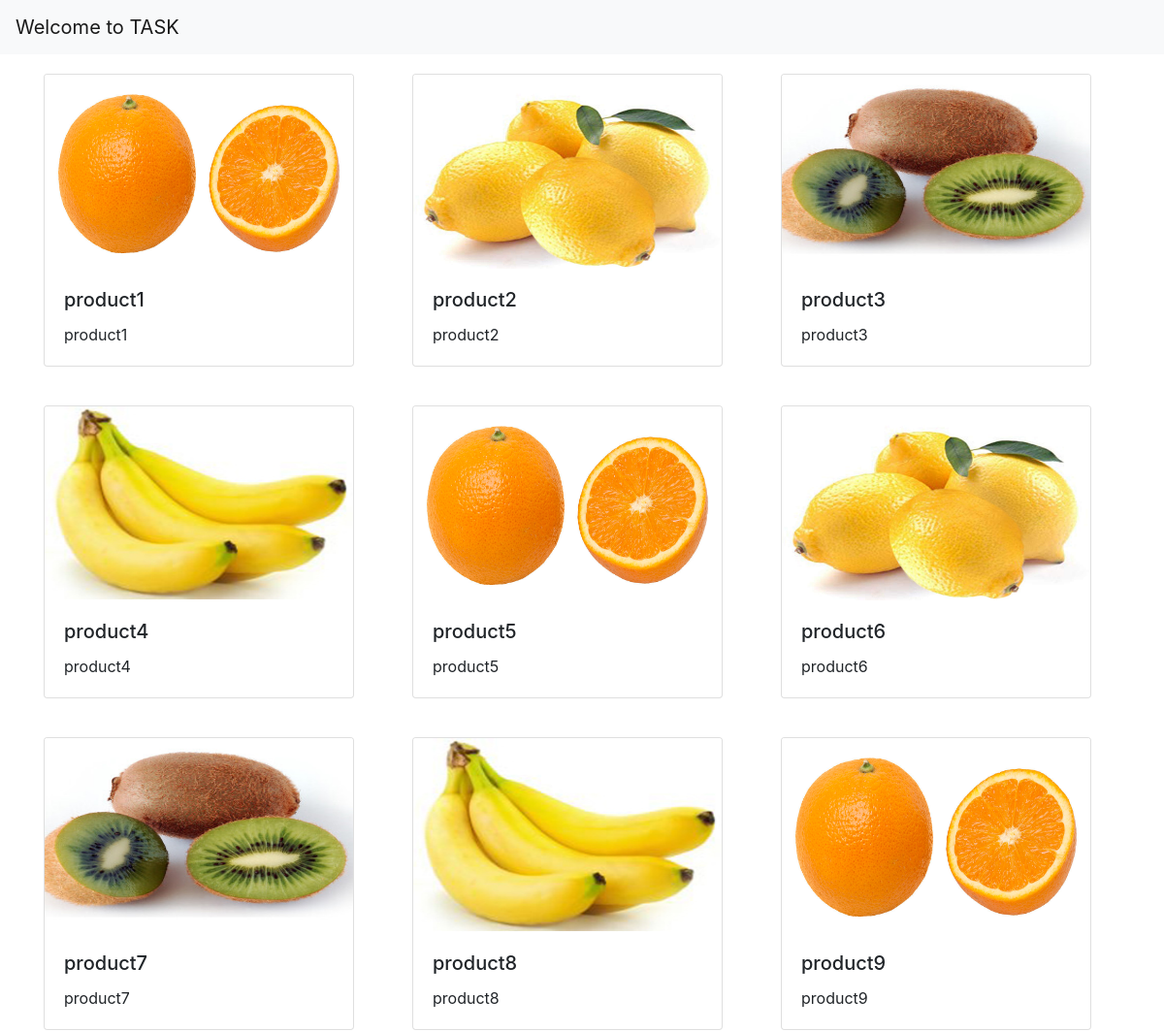
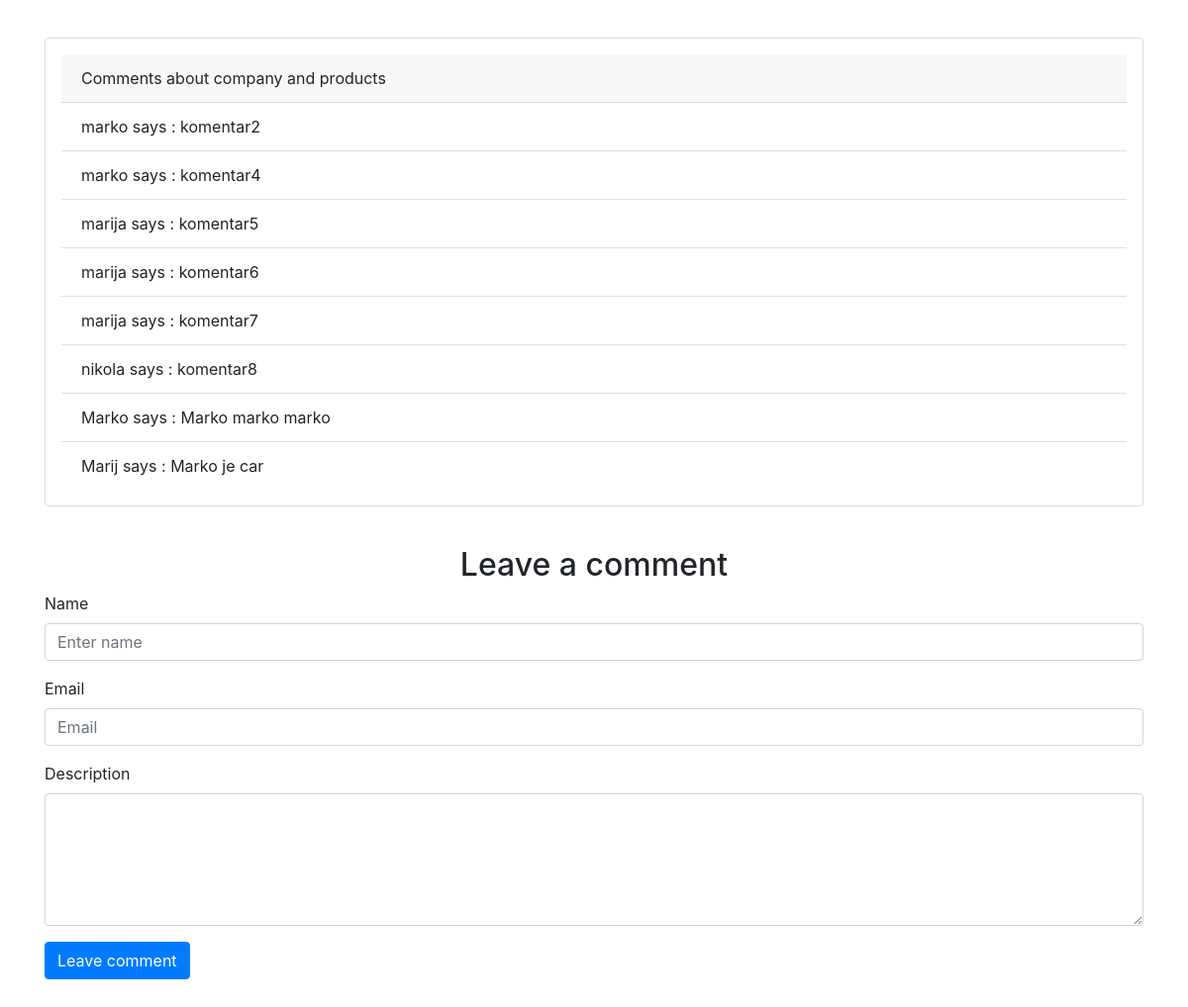
The page / on the database its author committed (2 pictures, top to bottom).
### tables this page shows
CREATE TABLE `product` (
  `id` int(11) NOT NULL AUTO_INCREMENT,
  `image` text,
  `title` varchar(255) DEFAULT NULL,
  `description` varchar(255) DEFAULT NULL,
  PRIMARY KEY (`id`)
);

CREATE TABLE `comments` (
  `id` int(11) NOT NULL AUTO_INCREMENT,
  `name` varchar(255) DEFAULT NULL,
  `email` varchar(255) DEFAULT NULL,
  `description` text,
  `approved` tinyint(1) DEFAULT NULL,
  PRIMARY KEY (`id`)
);

### public/index.php (called while the page is built)
<?php
try {
	include __DIR__ . '/../includes/autoload.php';
	$route = ltrim(strtok($_SERVER['REQUEST_URI'], '?'), '/');
	$entryPoint = new \Generic\EntryPoint($route, $_SERVER['REQUEST_METHOD'], new \Task\TaskRoutes());
	$entryPoint->run();
}
catch (PDOException $e) {
	$title = 'An error has occurred';
	$output = 'Database error: ' . $e->getMessage() . ' in ' .
	$e->getFile() . ':' . $e->getLine();
	include  __DIR__ . '/../templates/layout.html.php';
}

### classes/Task/Controllers/Home.php (called while the page is built, shortened)
<?php
class Home{
    private $commentsTable;
    private $productsTable;
    public function __construct(DatabaseTable $commentsTable,DatabaseTable $productsTable)
    {
        $this->commentsTable = $commentsTable;
        $this->productsTable = $productsTable;
    }
    public function home()
    {
        $products = $this->productsTable->findAll();
        $comments = $this->commentsTable->find('approved',1);
        return ['template' => 'home.html.php',
                'title' => 'Home page',
                'variables' => [
                    'products' => $products,
                    'comments' => $comments
                ]];
    }
}

### classes/Generic/DatabaseTable.php (called while the page is built, shortened)
<?php
class DatabaseTable {
	private $pdo;
	private $table;
	private $className;
	private $constructorArgs;
	public function __construct(\PDO $pdo, string $table, string $primaryKey, string $className = '\stdClass', array $constructorArgs = []) {
		$this->pdo = $pdo;
		$this->table = $table;
		$this->className = $className;
		$this->constructorArgs = $constructorArgs;
	}
	private function query($sql, $parameters = []) {
		$query = $this->pdo->prepare($sql);
		$query->execute($parameters);
		return $query;
	}
	public function find($column, $value, $orderBy = null, $limit = null, $offset = null) {
		$query = 'SELECT * FROM ' . $this->table . ' WHERE ' . $column . ' = :value';
		$parameters = [
			'value' => $value
		];
		$query = $this->query($query, $parameters);
		return $query->fetchAll(\PDO::FETCH_CLASS, $this->className, $this->constructorArgs);
	}
	public function findAll($orderBy = null, $limit = null, $offset = null) {
		$query = 'SELECT * FROM ' . $this->table;
		$result = $this->query($query);
		return $result->fetchAll(\PDO::FETCH_CLASS, $this->className, $this->constructorArgs);
	}
}

### includes/autoload.php (called while the page is built, shortened)
<?php
function autoloader($className) {
	$fileName = str_replace('\\', '/', $className) . '.php';
	$file = __DIR__ . '/../classes/' . $fileName;
}

### classes/Task/TaskRoutes.php (called while the page is built, shortened)
<?php
class TaskRoutes implements \Generic\Routes {
    private $usersTable;
    private $authentication;
    private $commentsTable;
    private $productsTable;
    public function __construct()
    {
        include __DIR__. '/../../includes/DatabaseConnection.php';
        $this->usersTable = new \Generic\DatabaseTable($pdo,'users','id','\Task\Entity\User',[$this->usersTable]);
        $this->authentication = new \Generic\Authentication($this->usersTable,'email','password');
        $this->commentsTable = new \Generic\DatabaseTable($pdo,'comments','id','\Task\Entity\Comment',[$this->commentsTable]);
        $this->productsTable = new \Generic\DatabaseTable($pdo,'product','id','\Task\Entity\Product',[$this->productsTable]);
    }
    public function getRoutes(): array
    {
        $loginController = new \Task\Controllers\Login($this->authentication,$this->commentsTable);
        $homeController = new \Task\Controllers\Home($this->commentsTable,$this->productsTable);
        $adminController = new \Task\Controllers\Admin($this->commentsTable);
        $routes = [
            'login' => [
                'GET' => [
                    'controller' => $loginController,
                    'action' => 'loginForm'
                ],
                'POST' => [
                    'controller' => $loginController,
                    'action' => 'processLogin'
                ]
            ],
            'admin' => [
                'GET' =>[
                    'controller' => $loginController,
                    'action' => 'success'
                ]
            ],
            'logout' => [
                'GET' => [
                    'controller' => $loginController,
                    'action' => 'logout'
                ]
            ],
            'deleteComment' => [
                'POST' => [
                    'controller' => $adminController,
                    'action' => 'delete'
                ]
            ],
            'updatecomment' => [
                'POST' => [
                    'controller' => $adminController,
                    'action' => 'update'
                ]
            ],
            'leavecomment' => [
                'POST' => [
                    'controller' => $homeController,
                    'action' => 'insert'
                ]
            ],
            '' => [
                'GET' => [
                    'controller' => $homeController,
                    'action' => 'home'
                ]
            ]
        ];
        return $routes;
    }
    public function getAuthentication(): \Generic\Authentication
    {
        return $this->authentication;
    }
}

### classes/Generic/Authentication.php (called while the page is built, shortened)
<?php
class Authentication {
	public function isLoggedIn() {
		if (empty($_SESSION['email'])) {
			return false;
		}
	}
}

### templates/home.html.php (the view, shortened to what this page needs)
<html lang="en">
<head>
    <?php include __DIR__ . '/../templates/bootstrap.html.php' ?>
</head>
<body>
    <nav class="navbar navbar-light bg-light" style="margin-bottom: 20px;">
        <a class="navbar-brand" href="">Welcome to TASK</a>
    </nav>
    <div class="container">
    <div class="row" style="margin-bottom: 40px;">
    <?php for($i = 0; $i < 3;$i++): ?>
        <div class="col">
            <div class="card" style="width: 20rem;">
                <img class="card-img-top" src="<?=$products[$i]->image?>" alt="<?=$products[$i]->description?>" width="300" height="200">
                <div class="card-body">
                    <h5 class="card-title"><?=$products[$i]->title?></h5>
                    <p class="card-text"><?=$products[$i]->description?></p>
                </div>
            </div>
        </div>
    <?php endfor; ?>
    </div>
    <div class="row" style="margin-bottom: 40px;">
    <?php for($i = 3; $i < 6;$i++): ?>
        <div class="col">
            <div class="card" style="width: 20rem;">
                <img class="card-img-top" src="<?=$products[$i]->image?>" alt="<?=$products[$i]->description?>" width="300" height="200">
                <div class="card-body">
                    <h5 class="card-title"><?=$products[$i]->title?></h5>
                    <p class="card-text"><?=$products[$i]->description?></p>
                </div>
            </div>
        </div>
    <?php endfor; ?>
    </div>
    <div class="row" style="margin-bottom: 40px;">
    <?php for($i = 6; $i < 9;$i++): ?>
        <div class="col">
            <div class="card" style="width: 20rem;">
                <img class="card-img-top" src="<?=$products[$i]->image?>" alt="<?=$products[$i]->description?>" width="300" height="200">
                <div class="card-body">
                    <h5 class="card-title"><?=$products[$i]->title?></h5>
                    <p class="card-text"><?=$products[$i]->description?></p>
                </div>
            </div>
        </div>
    <?php endfor; ?>
    </div>
    <div class="card w-100 p-3" style="margin-bottom: 40px;">
        <div class="card-header">
            Comments about company and products
        </div>
        <ul class="list-group list-group-flush">
           <?php foreach($comments as $comment): ?>
                <li class="list-group-item"><?=$comment->name?> says : <?=$comment->description?></li>
           <?php endforeach; ?>
        </ul>
    </div>
    <div class="leaveComment" style="margin-bottom: 40px;">
        <h2 class="text-center">Leave a comment</h2>
        <form action="/leavecomment" method="POST">
            <div class="form-group">
                <label for="name">Name</label>
                <input type="text" class="form-control" id="name"  placeholder="Enter name" name="name">
            </div>
            <div class="form-group">
                <label for="email">Email</label>
                <input type="email" class="form-control" id="email" placeholder="Email" name="email">
            </div>
            <div class="form-group">
                <label for="description">Description</label>
                <textarea name="description" id="description" cols="30" rows="5" class="form-control"></textarea>
            </div>
            <button type="submit" class="btn btn-primary">Leave comment</button>
        </form>
    </div>
    </div>
</body>
</html>

### templates/bootstrap.html.php (shortened to what this page needs)
<link rel="stylesheet" href="https://stackpath.bootstrapcdn.com/bootstrap/4.4.1/css/bootstrap.min.css">

### classes/Generic/EntryPoint.php (shortened to what this page needs)
<?php
class EntryPoint {
	private $route;
	private $method;
	private $routes;
	public function __construct(string $route, string $method, \Generic\Routes $routes) {
		$this->route = $route;
		$this->routes = $routes;
		$this->method = $method;
	}
	private function loadTemplate($templateFileName, $variables = []) {
		extract($variables);
		include  __DIR__ . '/../../templates/' . $templateFileName;
		return ob_get_clean();
	}
	public function run() {
		$routes = $this->routes->getRoutes();
		$authentication = $this->routes->getAuthentication();
		if (isset($routes[$this->route]['login']) && !$authentication->isLoggedIn()) {
			header('location: /login/error');
		}
		else {
			$controller = $routes[$this->route][$this->method]['controller'];
			$action = $routes[$this->route][$this->method]['action'];
			$page = $controller->$action();
			$title = $page['title'];
			if (isset($page['variables'])) {
				$output = $this->loadTemplate($page['template'], $page['variables']);
			}
			else {
				$output = $this->loadTemplate($page['template']);
			}
			echo $this->loadTemplate('layout.html.php', ['loggedIn' => $authentication->isLoggedIn(),
			                                             'output' => $output,
			                                             'title' => $title
			                                            ]);
		}
	}
}

### templates/layout.html.php (shortened to what this page needs)
<!doctype html>
<html>
	<head>
	</head>
	<body>
	<main>
	<?=$output?>
	</main>
	</body>
</html>

### rows shown on the page
product: image (picture), title "product1", description "product1"
product: image (picture), title "product2", description "product2"
product: image (picture), title "product3", description "product3"
product: image (picture), title "product4", description "product4"
product: image (picture), title "product5", description "product5"
product: image (picture), title "product6", description "product6"
product: image (picture), title "product7", description "product7"
product: image (picture), title "product8", description "product8"
product: image (picture), title "product9", description "product9"
comments: name "marko", description "komentar2"
comments: name "marko", description "komentar4"
comments: name "marija", description "komentar5"
comments: name "marija", description "komentar6"
comments: name "marija", description "komentar7"
comments: name "nikola", description "komentar8"
comments: name "Marko", description "Marko marko marko"
comments: name "Marij", description "Marko je car"
